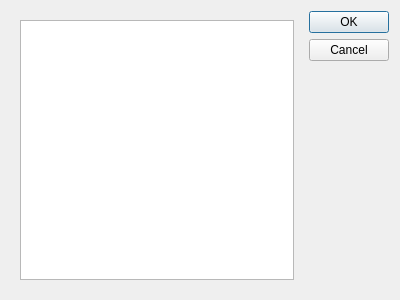
<?xml version="1.0" encoding="UTF-8"?>
<ui version="4.0">
 <class>AddKRItems</class>
 <widget class="QDialog" name="AddKRItems">
  <property name="geometry">
   <rect>
    <x>0</x>
    <y>0</y>
    <width>400</width>
    <height>300</height>
   </rect>
  </property>
  <property name="windowTitle">
   <string>Add KnowRob Items</string>
  </property>
  <layout class="QHBoxLayout" name="horizontalLayout">
   <item>
    <widget class="QWidget" name="widget" native="true">
     <layout class="QVBoxLayout" name="verticalLayout">
      <item>
       <widget class="QListWidget" name="kritems">
        <property name="selectionMode">
         <enum>QAbstractItemView::MultiSelection</enum>
        </property>
       </widget>
      </item>
     </layout>
    </widget>
   </item>
   <item>
    <widget class="QDialogButtonBox" name="buttonBox">
     <property name="orientation">
      <enum>Qt::Vertical</enum>
     </property>
     <property name="standardButtons">
      <set>QDialogButtonBox::Cancel|QDialogButtonBox::Ok</set>
     </property>
    </widget>
   </item>
  </layout>
 </widget>
 <resources/>
 <connections>
  <connection>
   <sender>buttonBox</sender>
   <signal>accepted()</signal>
   <receiver>AddKRItems</receiver>
   <slot>accept()</slot>
   <hints>
    <hint type="sourcelabel">
     <x>248</x>
     <y>254</y>
    </hint>
    <hint type="destinationlabel">
     <x>157</x>
     <y>274</y>
    </hint>
   </hints>
  </connection>
  <connection>
   <sender>buttonBox</sender>
   <signal>rejected()</signal>
   <receiver>AddKRItems</receiver>
   <slot>reject()</slot>
   <hints>
    <hint type="sourcelabel">
     <x>316</x>
     <y>260</y>
    </hint>
    <hint type="destinationlabel">
     <x>286</x>
     <y>274</y>
    </hint>
   </hints>
  </connection>
 </connections>
</ui>
